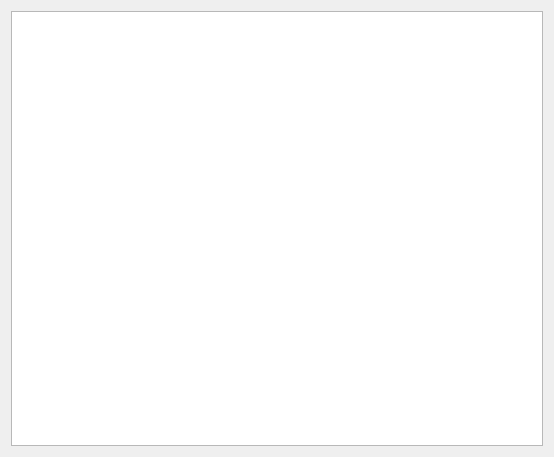
<?xml version="1.0" encoding="UTF-8"?>
<ui version="4.0">
 <class>cInfoDialog</class>
 <widget class="QDialog" name="cInfoDialog">
  <property name="windowModality">
   <enum>Qt::ApplicationModal</enum>
  </property>
  <property name="geometry">
   <rect>
    <x>0</x>
    <y>0</y>
    <width>554</width>
    <height>457</height>
   </rect>
  </property>
  <property name="sizePolicy">
   <sizepolicy hsizetype="Fixed" vsizetype="Fixed">
    <horstretch>0</horstretch>
    <verstretch>0</verstretch>
   </sizepolicy>
  </property>
  <property name="windowTitle">
   <string>Dialog</string>
  </property>
  <layout class="QVBoxLayout" name="verticalLayout">
   <item>
    <widget class="QTextBrowser" name="textBrowser"/>
   </item>
  </layout>
 </widget>
 <resources/>
 <connections/>
</ui>
